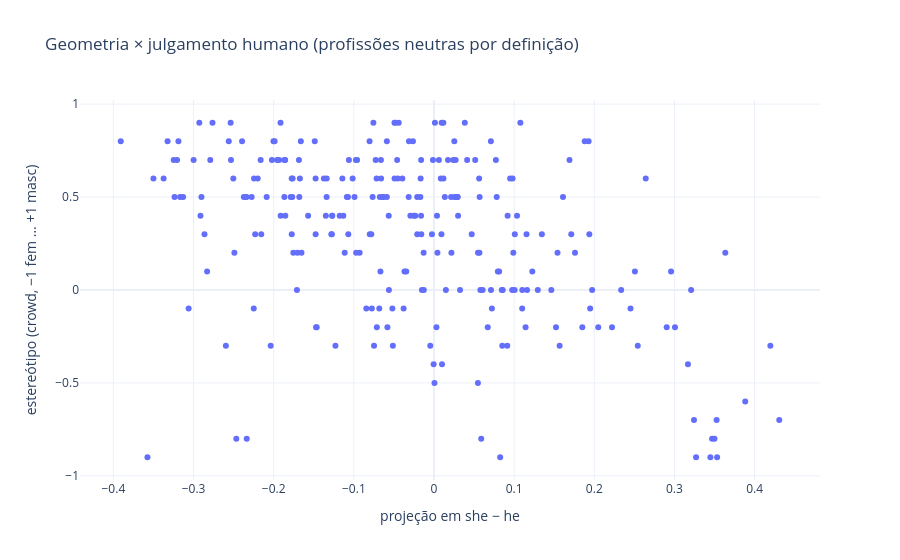

Notebook code cell kept with this figure:
### Code cell
# Correlação com os julgamentos humanos distribuídos com o repositório debiaswe (coluna 'stereotype' de professions.json)
from scipy.stats import spearmanr
neutras = df[df["definicional (crowd)"].abs() < 0.5]   # exclui profissões "definicionalmente" gendered (actress, businesswoman...)
rho = spearmanr(neutras.proj_g, -neutras["estereótipo (crowd, −1 fem … +1 masc)"]).correlation
print(f"Spearman entre projeção no eixo she−he e estereótipo julgado pela crowd: {rho:.2f}  (artigo, w2vNEWS: 0,51)")
import plotly.express as px
px.scatter(neutras, x="proj_g", y="estereótipo (crowd, −1 fem … +1 masc)", hover_name="palavra", template="plotly_white",
           title="Geometria × julgamento humano (profissões neutras por definição)", labels={"proj_g": "projeção em she − he"}).show()

### Figure 1 — Plotly figure (JSON) as saved in the notebook; plotly's stock layout.template omitted (floating-point values rounded to 4 significant figures; data arrays with more than 128 entries replaced by an {"elided": "..."} marker saying what was removed)
{"data": [{"hovertemplate": "<b>%{hovertext}</b><br><br>projeção em she − he=%{x}<br>estereótipo (crowd, −1 fem … +1 masc)=%{y}<extra></extra>", "hovertext": {"elided": "254 str values"}, "legendgroup": "", "marker": {"color": "#636efa", "symbol": "circle"}, "mode": "markers", "name": "", "orientation": "v", "showlegend": false, "type": "scatter", "x": {"elided": "254 float values"}, "xaxis": "x", "y": {"elided": "254 float values"}, "yaxis": "y"}], "layout": {"legend": {"tracegroupgap": 0}, "title": {"text": "Geometria × julgamento humano (profissões neutras por definição)"}, "xaxis": {"anchor": "y", "domain": [0.0, 1.0], "title": {"text": "projeção em she − he"}}, "yaxis": {"anchor": "x", "domain": [0.0, 1.0], "title": {"text": "estereótipo (crowd, −1 fem … +1 masc)"}}}}
